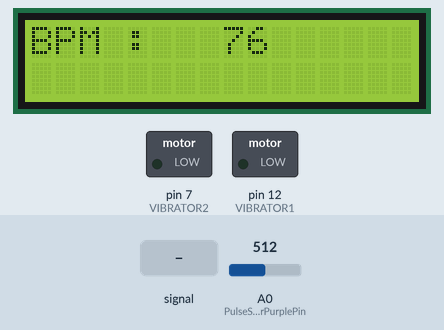
Recording of a sketch running on a simulated Arduino Uno, built with avr-gcc and run on an emulated ATmega328P. Parts: 16×2 character LCD, switched loads named in the sketch (green lamp = pin HIGH). Inputs (shaded band) come from the test bench; at power-on: A0 (PulseSensorPurplePin) = 512. The audio player accepts every command and is not drawn; what the sketch prints to the serial monitor is not drawn.

Above: at 1.1 s.
At 2.2 s:
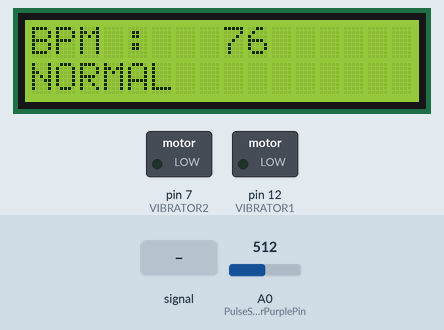
2.3 s: A0 (PulseSensorPurplePin) fed a 1000 Hz sine of ±255 counts around its level
At 7.3 s:
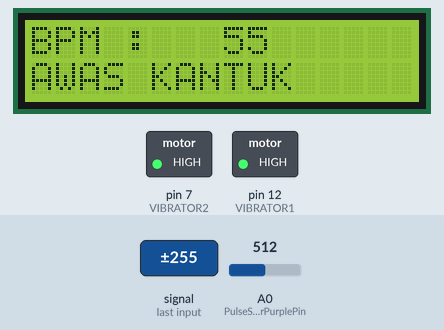
Timing chart, 0 to 8.8 s (numbered marks = the images above; inputs shaded):
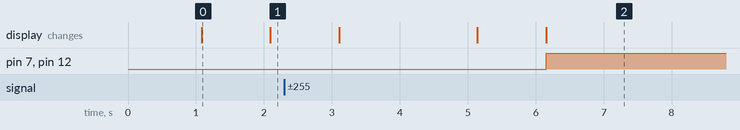

The sketch:

lomba_unilak.ino
```cpp
#include <LiquidCrystal_I2C.h>
LiquidCrystal_I2C lcd(0x27, 16, 2);

#include <SoftwareSerial.h>
#include <DFPlayer_Mini_Mp3.h>

SoftwareSerial serial(10, 11);

//  Variables
int PulseSensorPurplePin = 0;        // Pulse Sensor PURPLE WIRE connected to ANALOG PIN 0
int VIBRATOR1 = 12;   //  The on-board Arduion LED
int VIBRATOR2 = 7;

int Signal;
int BPM;
// holds the incoming raw data. Signal value can range from 0-1024
int Threshold = 60;            // Determine which Signal to "count as a beat", and which to ingore.


// The SetUp Function:
void setup() {
   lcd.begin();
  lcd.backlight();
  pinMode(VIBRATOR1,OUTPUT);
   pinMode(VIBRATOR2,OUTPUT); // pin that will blink to your heartbeat!
   Serial.begin(9600);         // Set's up Serial Communication at certain speed.
  serial.begin (9600);
  mp3_set_serial (serial);
  delay(5);
  mp3_set_volume (50);
  delay(1000);
}

// The Main Loop Function
void loop() {

  Signal = analogRead(PulseSensorPurplePin);  // Read the PulseSensor's value.
  BPM = Signal*0.15;                                            // Assign this value to the "Signal" variable.
Serial.println("BPM :");
   Serial.println(BPM);                    // Send the Signal value to Serial Plotter.
 lcd.setCursor(0,0);
lcd.println("BPM : ");
lcd.println(BPM);
delay(1000);

   if(BPM > 60){                          // If the signal is above "550", then "turn-on" Arduino's on-Board LED.
      lcd.setCursor(0,1);
lcd.println("NORMAL");
     digitalWrite(VIBRATOR1,LOW);
     digitalWrite(VIBRATOR2,LOW);
     delay(1000);
   } else {
              lcd.setCursor(0,1);
lcd.println("AWAS KANTUK");
     digitalWrite(VIBRATOR1,HIGH);
     digitalWrite(VIBRATOR2,HIGH);               //  Else, the sigal must be below "550", so "turn-off" this LED.
     mp3_play(1);
  delay(33120);
   }


delay(10);


}
```

Measured:
- after the input at 2.3 s, pin 7 (VIBRATOR2), pin 12 (VIBRATOR1): LOW → HIGH after 3.9 s; the display: first changes after 0.81 s (image 2 shows a later state)
- what the display in image 0 shows lasts 1.0 s, from 1.1 s to 2.1 s
